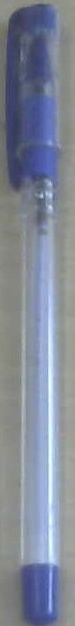
#> input picture Rover2019/Image Processing/Object Recognition/pentemplate2.jpg, 75 x 626 px, given in place of the camera
$ python 'finale (3).py'   (older library calls are emulated)
#> lines starting #> are read from the running program, lines starting #| are printed output that depends on the picture; after the words box and inside, x2 and y2 are one past the last pixel; in counts of white or black regions, pixels touching at a corner belong together
import numpy as np
import cv2

def callback(x):
    pass

#cv2.namedWindow(windowname,None)
cap=cv2.VideoCapture(0)
cv2.namedWindow('image1')
cv2.namedWindow('image2')
cv2.namedWindow('image3')

if cap.isOpened() :
    ret,frame=cap.read()
#> frame is the input picture: shape (626, 75, 3); mean B, G, R 150.9, 135.7, 128.7
   #for blue
    ilowH = 0
    ihighH = 255
    ilowS = 0
    ihighS = 255
    ilowV = 0
    ihighV = 255

    # create trackbars for color change
    cv2.createTrackbar('lowH1', 'image1', ilowH, 179, callback)
#> slider 'lowH1' is set to 35
    cv2.createTrackbar('highH1', 'image1', ihighH, 179, callback)

    cv2.createTrackbar('lowS1', 'image1', ilowS, 255, callback)
#> slider 'lowS1' is set to 51
    cv2.createTrackbar('highS1', 'image1', ihighS, 255, callback)

    cv2.createTrackbar('lowV1', 'image1', ilowV, 255, callback)
#> slider 'lowV1' is set to 51
    cv2.createTrackbar('highV1', 'image1', ihighV, 255, callback)

     #for green
    ilowH = 0
    ihighH = 255
    ilowS = 0
    ihighS = 255
    ilowV = 0
    ihighV = 255

    # create trackbars for color change
    cv2.createTrackbar('lowH2', 'image2', ilowH, 179, callback)
#> slider 'lowH2' is set to 179
    cv2.createTrackbar('highH2', 'image2', ihighH, 179, callback)

    cv2.createTrackbar('lowS2', 'image2', ilowS, 255, callback)
#> slider 'lowS2' is set to 255
    cv2.createTrackbar('highS2', 'image2', ihighS, 255, callback)

    cv2.createTrackbar('lowV2', 'image2', ilowV, 255, callback)
#> slider 'lowV2' is set to 255
    cv2.createTrackbar('highV2', 'image2', ihighV, 255, callback)

    #for red
    ilowH = 0
    ihighH = 255
    ilowS = 0
    ihighS = 255
    ilowV = 0
    ihighV = 255

    # create trackbars for color change
    cv2.createTrackbar('lowH3', 'image3', ilowH, 179, callback)
#> slider 'lowH3' is set to 35
    cv2.createTrackbar('highH3', 'image3', ihighH, 179, callback)

    cv2.createTrackbar('lowS3', 'image3', ilowS, 255, callback)
#> slider 'lowS3' is set to 51
    cv2.createTrackbar('highS3', 'image3', ihighS, 255, callback)

    cv2.createTrackbar('lowV3', 'image3', ilowV, 255, callback)
#> slider 'lowV3' is set to 51
    cv2.createTrackbar('highV3', 'image3', ihighV, 255, callback)


else:
    ret=False

while ret:
    ret,frame=cap.read()
    ilowH1 = cv2.getTrackbarPos('lowH1', 'image1')
    ihighH1 = cv2.getTrackbarPos('highH1', 'image1')
    ilowS1 = cv2.getTrackbarPos('lowS1', 'image1')
    ihighS1 = cv2.getTrackbarPos('highS1', 'image1')
    ilowV1 = cv2.getTrackbarPos('lowV1', 'image1')
    ihighV1 = cv2.getTrackbarPos('highV1', 'image1')

    hsv=cv2.cvtColor(frame,cv2.COLOR_BGR2HSV)
#> hsv: shape (626, 75, 3); mean H, S, V 84, 42.8, 153

    low1=np.array([ilowH1,ilowS1,ilowV1])
    high1=np.array([ihighH1,ihighS1,ihighV1])

    img_mask1=cv2.inRange(hsv,low1,high1)
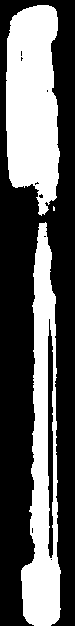
#> img_mask1: shape (626, 75); 37.5% white; 3 white regions (1 under 20 px), largest, box (x1, y1, x2, y2) and area: (6, 5, 60, 216) 9022, (21, 222, 61, 626) 8593

    output1=cv2.bitwise_and(frame,frame,mask=img_mask1)
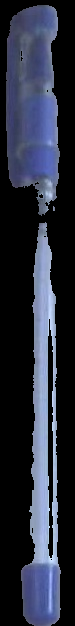
#> output1: shape (626, 75, 3); mean B, G, R 59.2, 44.6, 40.2

    #gray = cv2.cvtColor(ret, cv2.COLOR_BGR2GRAY)
    edged1 = cv2.Canny(output1, 30, 200)
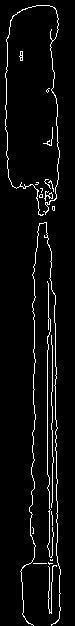
#> edged1: shape (626, 75); 4.7% white in thin lines or dots, all inside (x1, y1, x2, y2) = (5, 5, 61, 626)
    k, contours1, hierarchy = cv2.findContours(edged1.copy(), cv2.RETR_LIST, cv2.CHAIN_APPROX_NONE)
#> contours1 = 28 contours, 26 with area under 20; largest, box (x1, y1, x2, y2) and area: (5, 5, 60, 216) 35, (44, 191, 53, 201) 20
    for c in contours1:
        area1 = cv2.contourArea(c)
        print(str(area1) + "\n")
        if (area1 > 1000):
            # box[0], box[1], box[2], box[3] = cv2.boundingRect(c)
            x, y, w, h = cv2.boundingRect(c)
            cv2.rectangle(frame, (x, y), (x + w, y + h), (255, 0, 0), 2)
            t=int(((2*x+w)/2))
            m=int((y+h/2))
            cv2.putText(frame,'blue',(t,m),cv2.FONT_HERSHEY_COMPLEX,0.5,(255,0,0),2,cv2.LINE_AA)
#> this loop made 28 passes
#> area1 on passes 16, 28: 20.5, 35
#| 4.0
#| 0.0
#| 1.5
#| 1.0
#| 0.5
#| 0.0
#| 0.0
#| 2.5
#> (further printed lines are left out)


    cv2.imshow("image1",output1)
    ilowH2 = cv2.getTrackbarPos('lowH2', 'image2')
#> ilowH2 = 179
    ihighH2 = cv2.getTrackbarPos('highH2', 'image2')
#> ihighH2 = 255
    ilowS2 = cv2.getTrackbarPos('lowS2', 'image2')
#> ilowS2 = 255
    ihighS2 = cv2.getTrackbarPos('highS2', 'image2')
#> ihighS2 = 255
    ilowV2 = cv2.getTrackbarPos('lowV2', 'image2')
#> ilowV2 = 255
    ihighV2 = cv2.getTrackbarPos('highV2', 'image2')
#> ihighV2 = 255

    #hsv = cv2.cvtColor(frame, cv2.COLOR_BGR2HSV)

    low2 = np.array([ilowH2, ilowS2, ilowV2])
#> low2 = [179, 255, 255]
    high2 = np.array([ihighH2, ihighS2, ihighV2])
#> high2 = [255, 255, 255]

    img_mask2 = cv2.inRange(hsv, low2, high2)
#> img_mask2: shape (626, 75); every value is 0

    output2 = cv2.bitwise_and(frame, frame, mask=img_mask2)
#> output2: shape (626, 75, 3); every value is 0
    cv2.imshow("image2",output2)
    edged2 = cv2.Canny(output2, 30, 200)
    k, contours2, hierarchy = cv2.findContours(edged2.copy(), cv2.RETR_LIST, cv2.CHAIN_APPROX_NONE)
#> contours2 = []
    for c in contours2:
        area2 = cv2.contourArea(c)
        print(str(area2) + "\n")
        if (area2 > 1000):
            # box[0], box[1], box[2], box[3] = cv2.boundingRect(c)
            x, y, w, h = cv2.boundingRect(c)
            cv2.rectangle(frame, (x, y), (x + w, y + h), (0, 0, 255), 2)
            t = int(((2 * x + w) / 2))
            m = int((y + h / 2))
            cv2.putText(frame, 'red', (t, m), cv2.FONT_HERSHEY_COMPLEX, 0.5, (0, 0, 255), 2, cv2.LINE_AA)
#> this loop made 0 passes

    ilowH3 = cv2.getTrackbarPos('lowH3', 'image3')
#> ilowH3 = 35
    ihighH3 = cv2.getTrackbarPos('highH3', 'image3')
#> ihighH3 = 255
    ilowS3 = cv2.getTrackbarPos('lowS3', 'image3')
#> ilowS3 = 51
    ihighS3 = cv2.getTrackbarPos('highS3', 'image3')
#> ihighS3 = 255
    ilowV3 = cv2.getTrackbarPos('lowV3', 'image3')
#> ilowV3 = 51
    ihighV3 = cv2.getTrackbarPos('highV3', 'image3')
#> ihighV3 = 255

   # hsv = cv2.cvtColor(frame, cv2.COLOR_BGR2HSV)

    low3 = np.array([ilowH3, ilowS3, ilowV3])
#> low3 = [35, 51, 51]
    high3 = np.array([ihighH3, ihighS3, ihighV3])
#> high3 = [255, 255, 255]

    img_mask3 = cv2.inRange(hsv, low3, high3)

    output3 = cv2.bitwise_and(frame, frame, mask=img_mask3)
    edged3 = cv2.Canny(output3, 30, 200)
    k, contours3, hierarchy = cv2.findContours(edged3.copy(), cv2.RETR_LIST, cv2.CHAIN_APPROX_NONE)
#> contours3 has the same summary as contours1
    for c in contours3:
        area3 = cv2.contourArea(c)
        print(str(area3) + "\n")
        if (area3 > 1000):
            # box[0], box[1], box[2], box[3] = cv2.boundingRect(c)
            x, y, w, h = cv2.boundingRect(c)
            cv2.rectangle(frame, (x, y), (x + w, y + h), (0, 255, 255), 2)
            t = int(((2 * x + w) / 2))
            m = int((y + h / 2))
            cv2.putText(frame, 'yellow', (t, m), cv2.FONT_HERSHEY_COMPLEX, 0.5, (0, 255, 255), 2, cv2.LINE_AA)
#> this loop made 28 passes
#| 4.0
#| 0.0
#| 1.5
#| 1.0
#| 0.5
#| 0.0
#| 0.0
#| 2.5
#> (further printed lines are left out)

    cv2.imshow("image3",output3)
    #cv2.imshow("draw2",output2)
    cv2.imshow("draw",frame)

  #  cv2.imshow("track",output)
    if(cv2.waitKey(1)==27):
#> (key Esc is pressed here)
        break

cv2.destroyAllWindows()
cap.release()

$ run again, on Rover2019/Image Processing/Object Recognition/test1.jpg
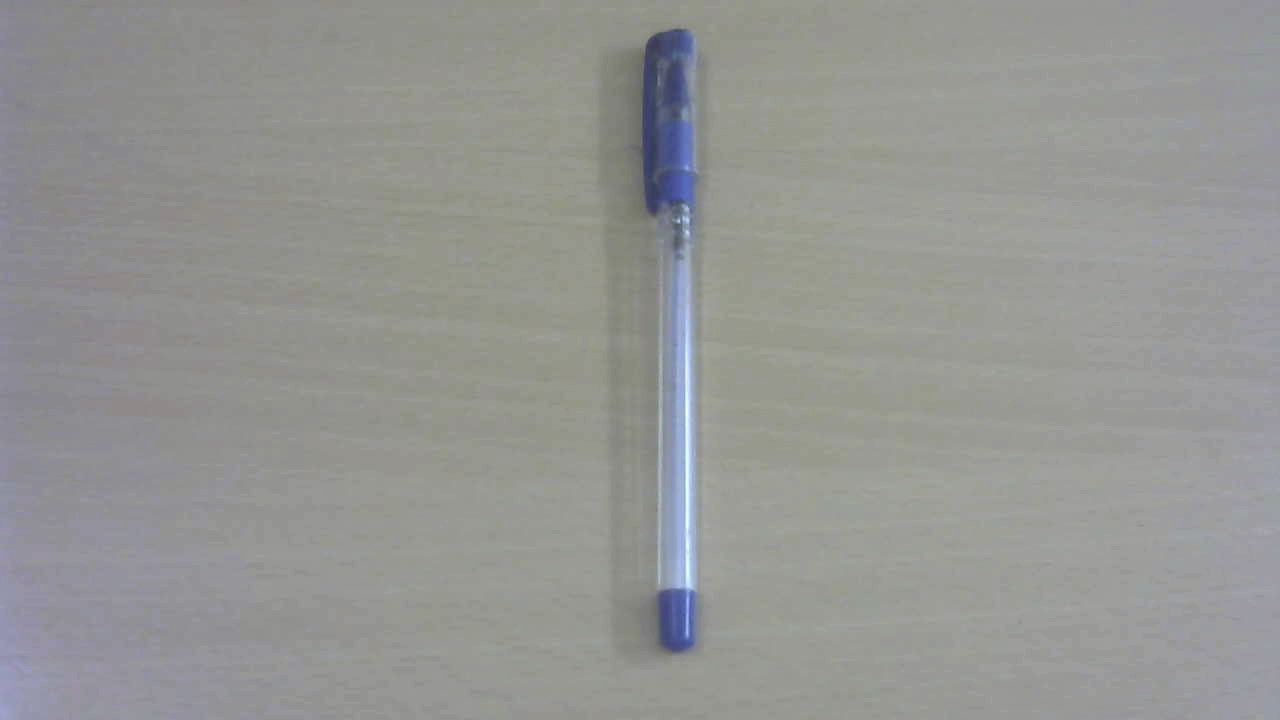
#> input picture Rover2019/Image Processing/Object Recognition/test1.jpg, 1280 x 720 px, given in place of the camera
#> frame is the input picture: shape (720, 1280, 3); mean B, G, R 147.3, 149.7, 148.7
#> hsv: shape (720, 1280, 3); mean H, S, V 53.9, 11.9, 151.9
#> `img_mask1=cv2.inRange(hsv,low1,high1)`:
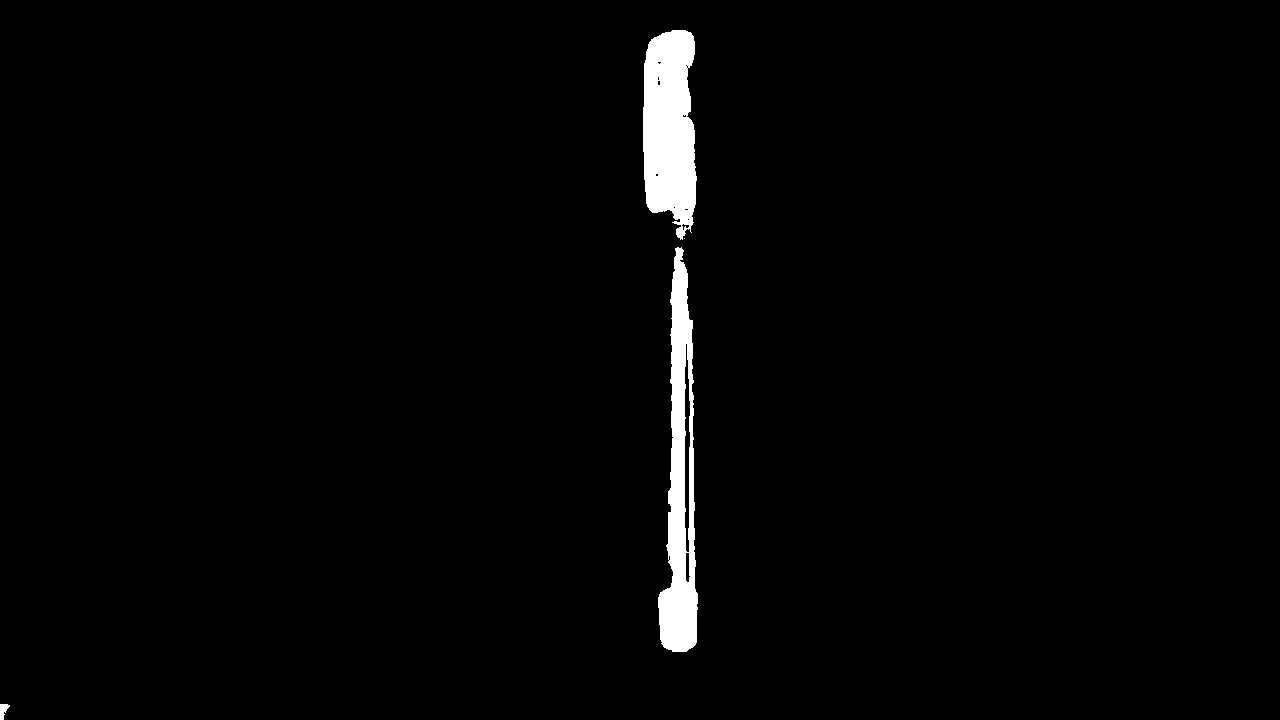
#> img_mask1: shape (720, 1280); 1.9% white; 4 white regions (1 under 20 px), largest, box (x1, y1, x2, y2) and area: (643, 30, 697, 240) 8985, (658, 247, 698, 652) 8713, (0, 704, 10, 720) 99
#> `edged1 = cv2.Canny(output1, 30, 200)`:
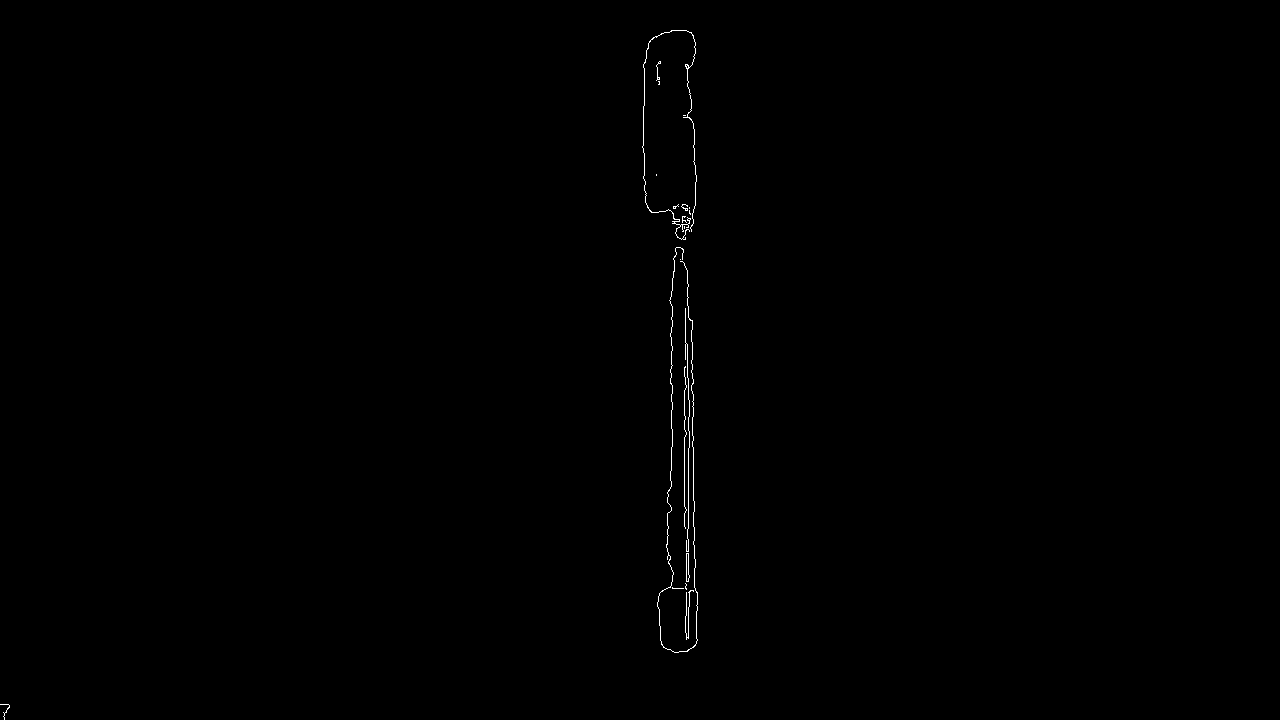
#> edged1: shape (720, 1280); 0.24% white in thin lines or dots, all inside (x1, y1, x2, y2) = (0, 30, 698, 720)
#> contours1 = 28 contours, 24 with area under 20; largest, box (x1, y1, x2, y2) and area: (686, 553, 690, 582) 59, (686, 553, 690, 582) 57, (642, 30, 697, 240) 46, (657, 247, 698, 653) 20
#> the loop `for c in contours1:` made 28 passes
#> area1 on passes 5, 6, 10, 28: 57, 59, 20.5, 46.5
#> (printed output is left out)
#> ilowH2 = 179
#> ihighH2 = 255
#> low2 = [179, 255, 255]
#> high2 = [255, 255, 255]
#> img_mask2: shape (720, 1280); every value is 0
#> output2: shape (720, 1280, 3); every value is 0
#> contours2 = []
#> ilowH3 = 35
#> ihighH3 = 255
#> ilowS3 = 51
#> ihighS3 = 255
#> ilowV3 = 51
#> ihighV3 = 255
#> low3 = [35, 51, 51]
#> high3 = [255, 255, 255]
#> contours3 has the same summary as contours1
#> the loop `for c in contours3:` made 28 passes
#> (printed output is left out)

$ run again, on Rover2019/Image Processing/Object Recognition/test2.jpg
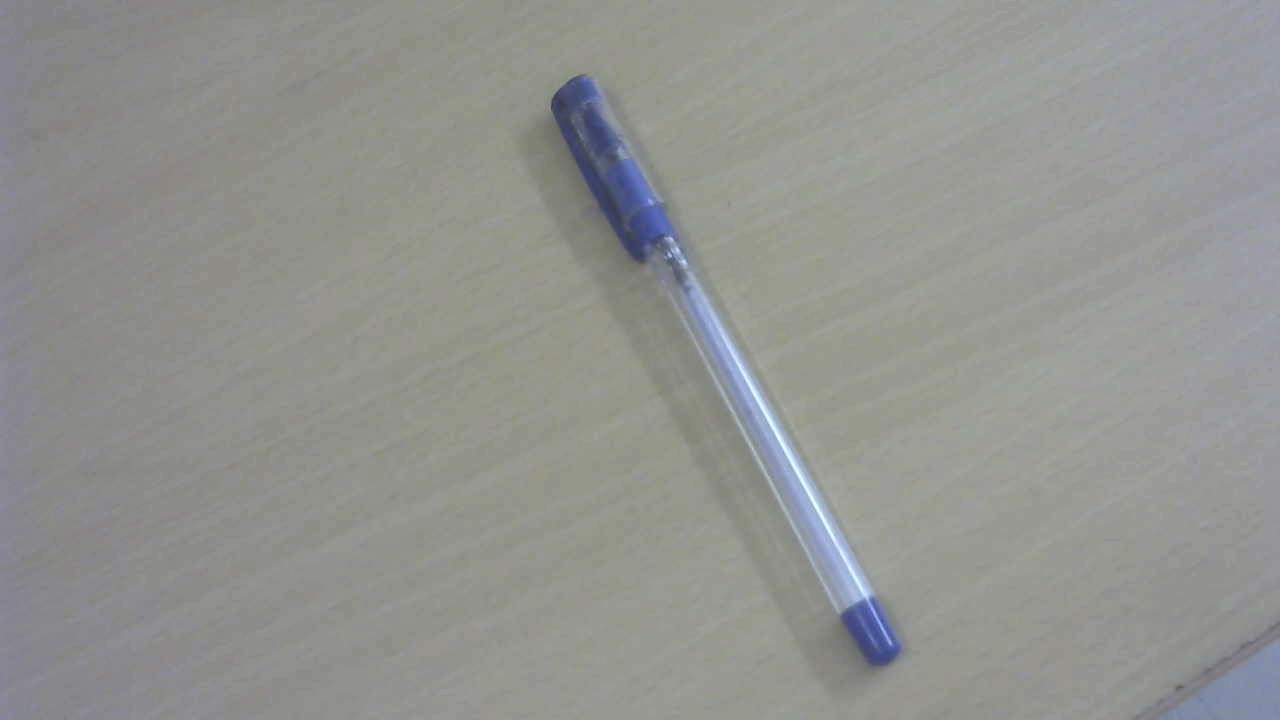
#> input picture Rover2019/Image Processing/Object Recognition/test2.jpg, 1280 x 720 px, given in place of the camera
#> frame is the input picture: shape (720, 1280, 3); mean B, G, R 144.5, 147.6, 146.4
#> hsv: shape (720, 1280, 3); mean H, S, V 49, 12.6, 149.5
#> `img_mask1=cv2.inRange(hsv,low1,high1)`:
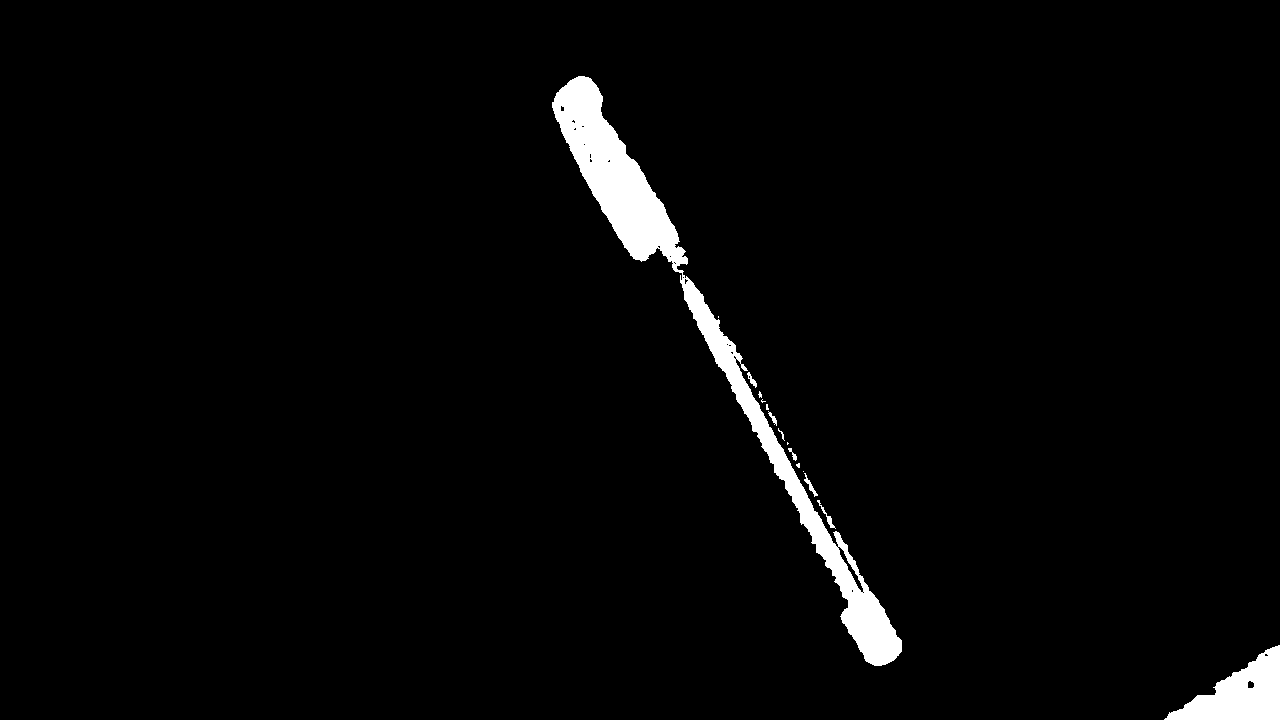
#> img_mask1: shape (720, 1280); 2.6% white; 15 white regions (7 under 20 px), largest, box (x1, y1, x2, y2) and area: (552, 76, 902, 666) 19332, (1164, 645, 1280, 720) 4435, (817, 500, 836, 529) 92
#> edged1: shape (720, 1280); 0.32% white in thin lines or dots, all inside (x1, y1, x2, y2) = (552, 76, 1280, 720)
#> contours1 = 73 contours, 56 with area under 20; largest, box (x1, y1, x2, y2) and area: (552, 76, 903, 667) 10152, (552, 76, 688, 276) 9911, (838, 546, 864, 592) 182, (838, 547, 864, 592) 166, (733, 356, 836, 545) 83
#> the loop `for c in contours1:` made 73 passes
#> (area1, x, y, w, h, t, m) on passes 72 to 73: (9911, 552, 76, 136, 200, 620, 176), (10152.5, 552, 76, 351, 591, 727, 371)
#> (printed output is left out)
#> ilowH2 = 179
#> ihighH2 = 255
#> low2 = [179, 255, 255]
#> high2 = [255, 255, 255]
#> img_mask2: shape (720, 1280); every value is 0
#> output2: shape (720, 1280, 3); every value is 0
#> contours2 = []
#> ilowH3 = 35
#> ihighH3 = 255
#> ilowS3 = 51
#> ihighS3 = 255
#> ilowV3 = 51
#> ihighV3 = 255
#> low3 = [35, 51, 51]
#> high3 = [255, 255, 255]
#> edged3: shape (720, 1280); 0.34% white in thin lines or dots, all inside (x1, y1, x2, y2) = (551, 75, 1280, 720)
#> contours3 = 80 contours, 62 with area under 20; largest, box (x1, y1, x2, y2) and area: (551, 75, 903, 667) 10176, (551, 75, 688, 279) 9670, (620, 164, 646, 179) 242, (727, 356, 836, 545) 208, (838, 546, 864, 592) 182
#> the loop `for c in contours3:` made 80 passes
#> (area3, x, y, w, h, t, m) on passes 79 to 80: (9670.5, 551, 75, 137, 204, 619, 177), (10175.5, 551, 75, 352, 592, 727, 371)
#> (printed output is left out)
#> after the loop `for c in contours3:`:
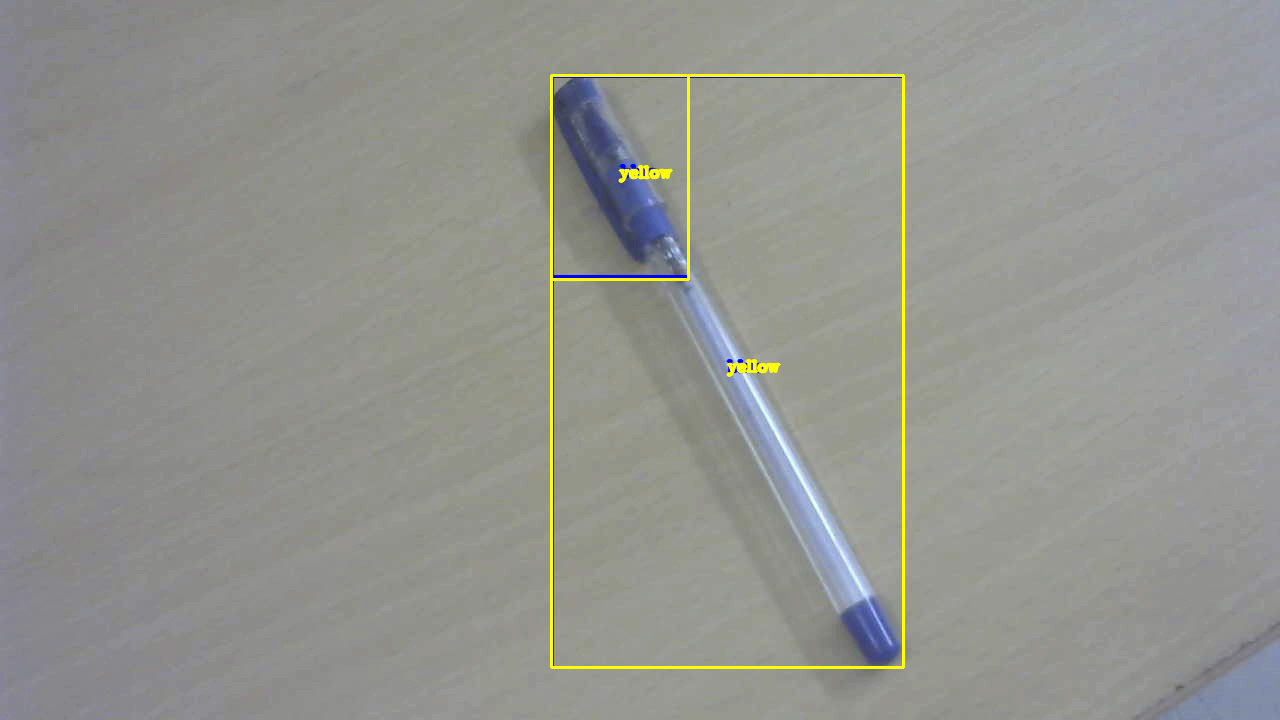
#> frame: shape (720, 1280, 3); mean B, G, R 143.5, 148.3, 147.1
